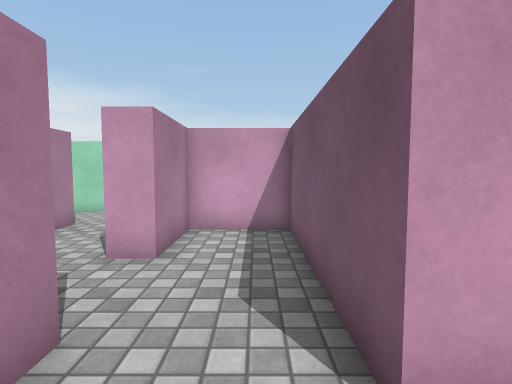
View 1 (above)

24 first-person views from a walk through a scene from a Unity 3-D project. The camera is 1.2 m above the floor, tilts 4° down and sees 80° across. Doors are open. The floor is counted in squares, 0.68 m on a side. Each view is taken from the middle of a square. On the plan, view 1 faces up. The plan holds only what a view shows up to about 16 squares ahead; the rest is blank. The place goes on beyond the plan. The player is left out. Surface patterns are stand-ins for the level's own textures.

View 2
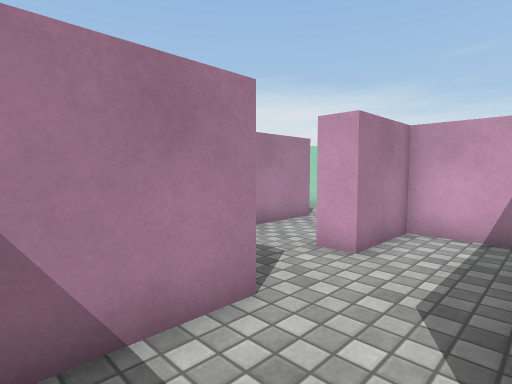

View 3
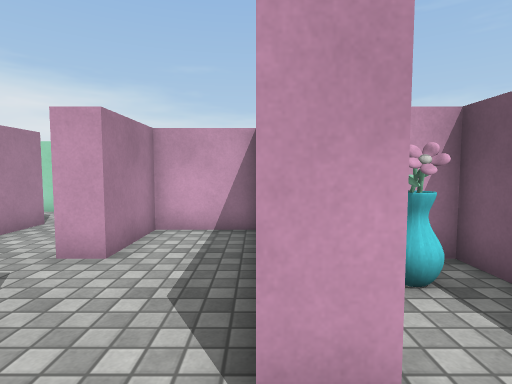

View 4
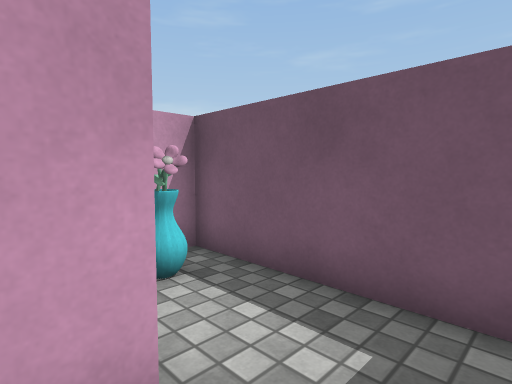

View 5
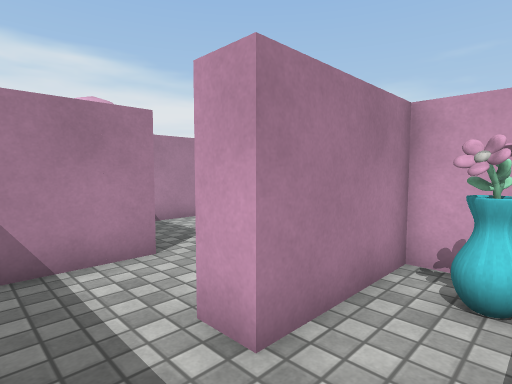

View 6
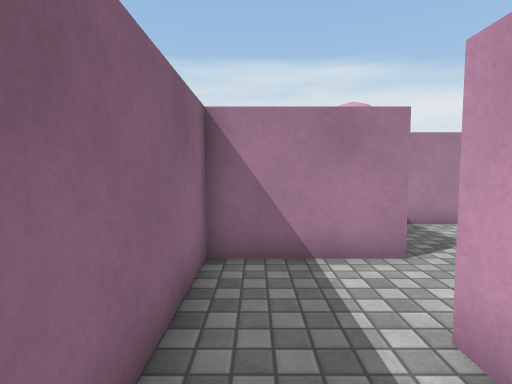

View 7
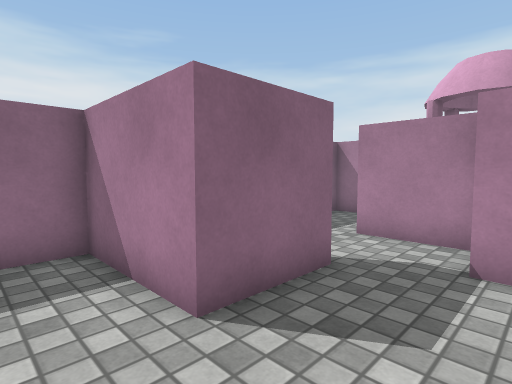

View 8
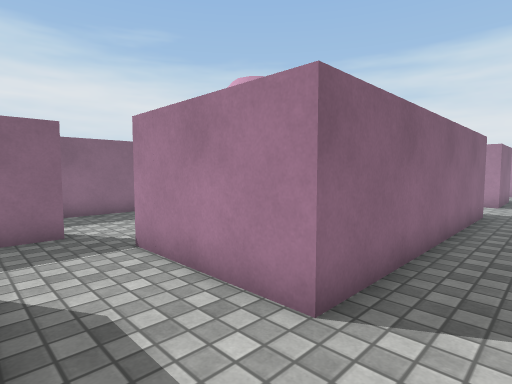

View 9
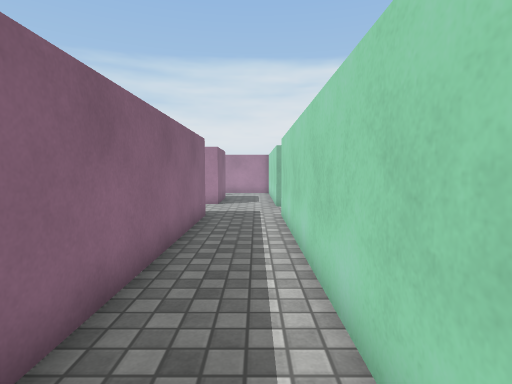

View 10
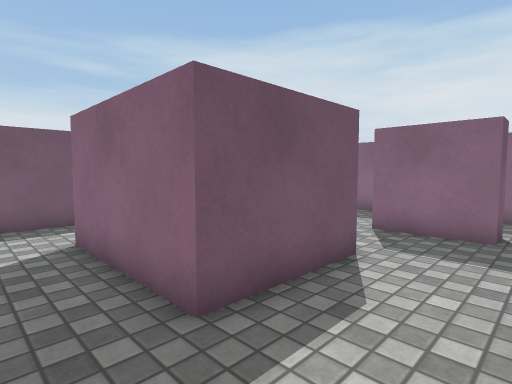

View 11
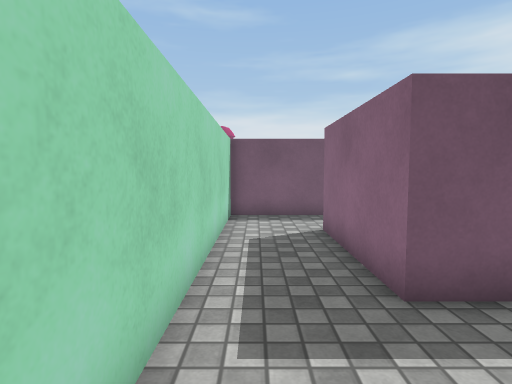

View 12
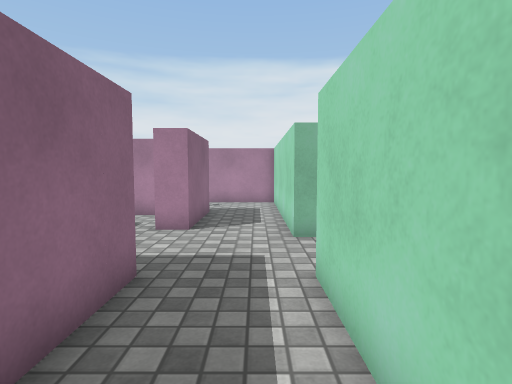

View 13
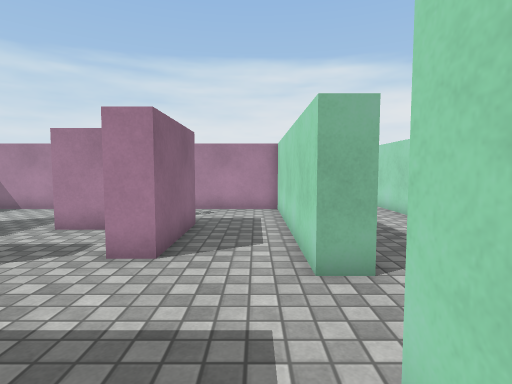

View 14
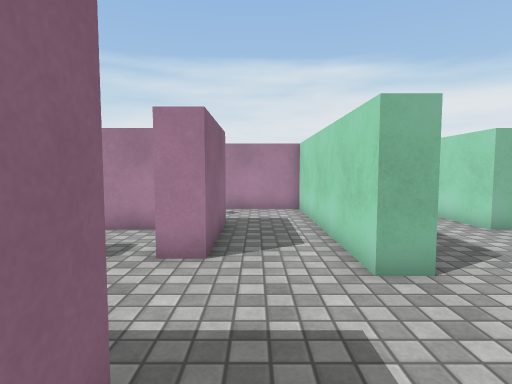

View 15
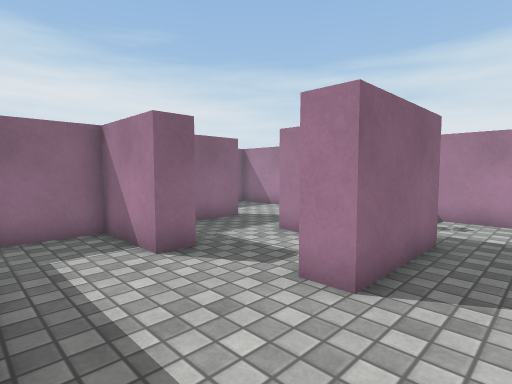

View 16
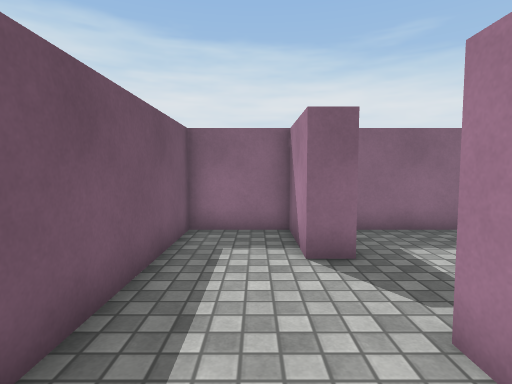

View 17
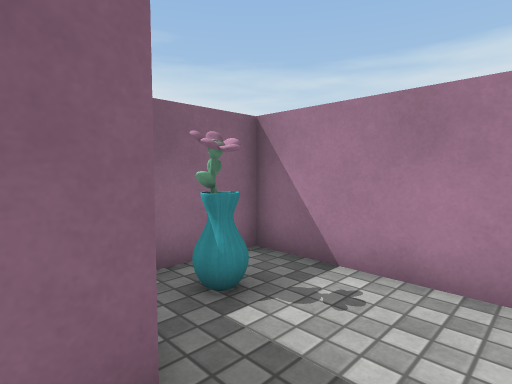

View 18
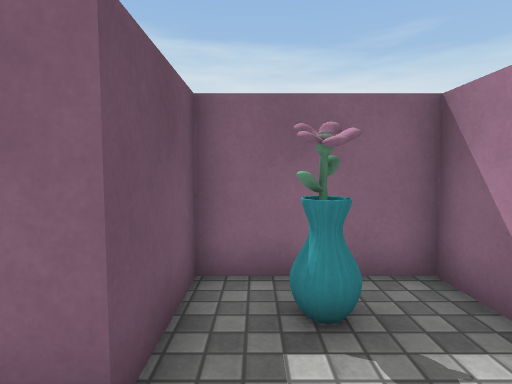

View 19
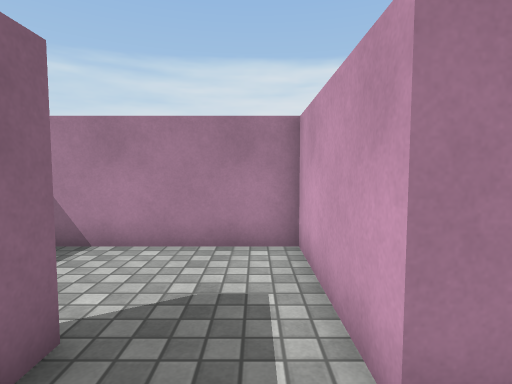

View 20
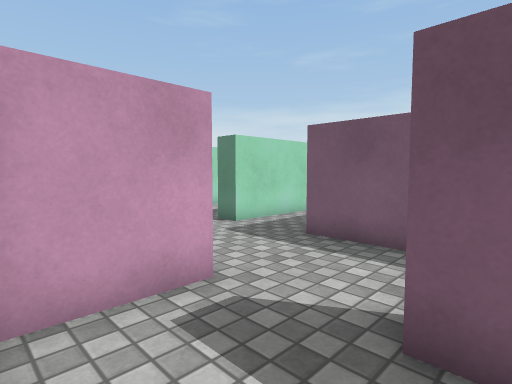

View 21
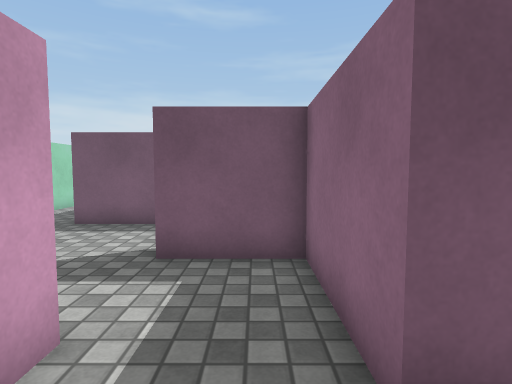

View 22
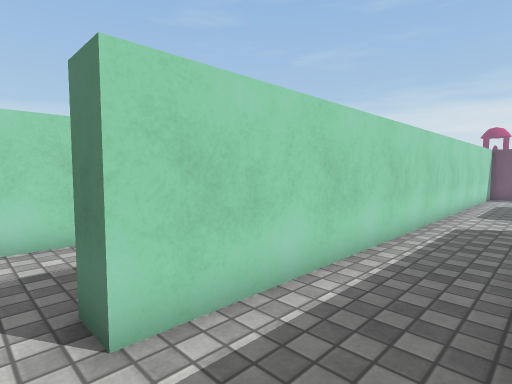

View 23
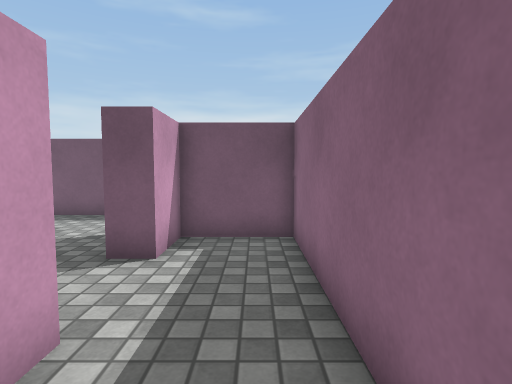

View 24
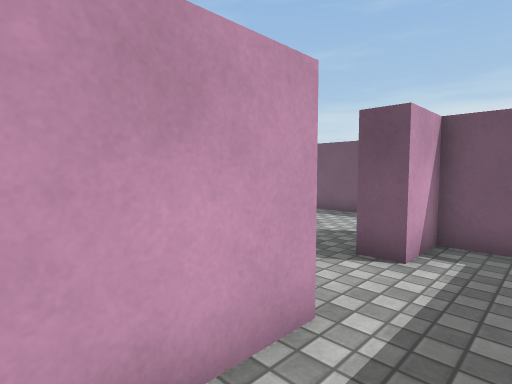

### Floor plan
Points are (right, up) in squares from view 1. A wall is a line through its corners. A room is listed if a view was taken in it or the views show most of it. See-through windows are left out.
Room 1 (view 1)
walls: (-2, 1.5) (-2, -1) (0.5, -1)
ways out: opening at (1.5, 0.5) to room 2; opening at (-0.5, 2.5) to room 3
Room 2 (views 2, 3, 4, 5, 6)
walls: (5, 0.2) (5, 6) (2, 6) (2, 2) (1, 2); (0.5, -1) (2.9, -1)
ways out: opening at (1.5, 0.5) to room 1
objects: vase (3, 4) to (4, 5)
Room 3 (view 7)
walls: (-2, 3) (-2, 1.5); (1, 2) (1, 9) (-2, 9) (-2, 6)
ways out: opening at (-0.5, 2.5) to room 1; opening at (-2.5, 4.5) to room 4
Room 4 (views 8, 9, 10, 11, 12, 13, 14, 15, 16, 17, 18, 22)
walls: (-17, 8.5) (-17, 10) (-6, 10) (-6, 5); (-8, 4.8) (-8, 2); (-20, 13) (-29, 13) (-29, 7) (-25, 7) (-25, 10) (-21, 10) (-21, 9); (-2, 6) (-3, 6) (-3, 10) (2, 10); (-5, 2) (-5, 3) (-2, 3); (5, 9.1) (5, 13) (-17, 13)
ways out: opening at (-2.5, 4.5) to room 3; opening at (-6.5, 2.5) to room 7; opening at (-19, 9.5) to room 8; open door at (-18.5, 13.5)
objects: vase (-27, 8) to (-27, 9)
Room 5 (view 19)
walls: (-23.5, 3) (-21, 3) (-21, 6)
ways out: opening at (-24.5, 4.5) to room 6; opening at (-22.5, 6) to room 9
Room 6 (views 20, 21)
walls: (-25, 2.1) (-25, 3) (-23.5, 3); (-24, 6) (-29, 6) (-29, 1.6)
ways out: opening at (-24.5, 4.5) to room 5; opening at (-27, 2.5)
Room 7 (views 23, 24)
walls: (-8, 2) (-10.9, 2); (-9.9, -1) (-3, -1) (-3, 2) (-5, 2); (-12, 0.1) (-12, -1)
ways out: opening at (-6.5, 2.5) to room 4
Room 8 (no view inside)
walls: (-21, 6) (-20, 6) (-20, 3) (-17, 3) (-17, 8.5)
ways out: opening at (-19, 9.5) to room 4; opening at (-21, 7.5) to room 9
Room 9 (no view inside)
walls: (-21, 9) (-23.8, 9); (-24, 8.1) (-24, 6)
ways out: opening at (-22.5, 6) to room 5; opening at (-21, 7.5) to room 8

Positions as (right, up) in squares from view 1, and headings:
1: (0, 0), facing up
2: (1, 0), facing up-left
3: (1, 0), facing up
4: (1, 0), facing up-right
5: (4, 0), facing up-left
6: (4, 0), facing left
7: (0, 6), facing down-left
8: (-3, 12), facing down-left
9: (-5, 12), facing left
10: (-6, 12), facing down-right
11: (-7, 12), facing right
12: (-12, 12), facing left
13: (-15, 12), facing left
14: (-15, 11), facing left
15: (-17, 12), facing down-left
16: (-19, 12), facing down
17: (-24, 12), facing down-left
18: (-26, 12), facing down
19: (-22, 5), facing left
20: (-24, 5), facing up-right
21: (-27, 4), facing right
22: (-18, 10), facing up-right
23: (-11, 0), facing right
24: (-11, 0), facing up-right
